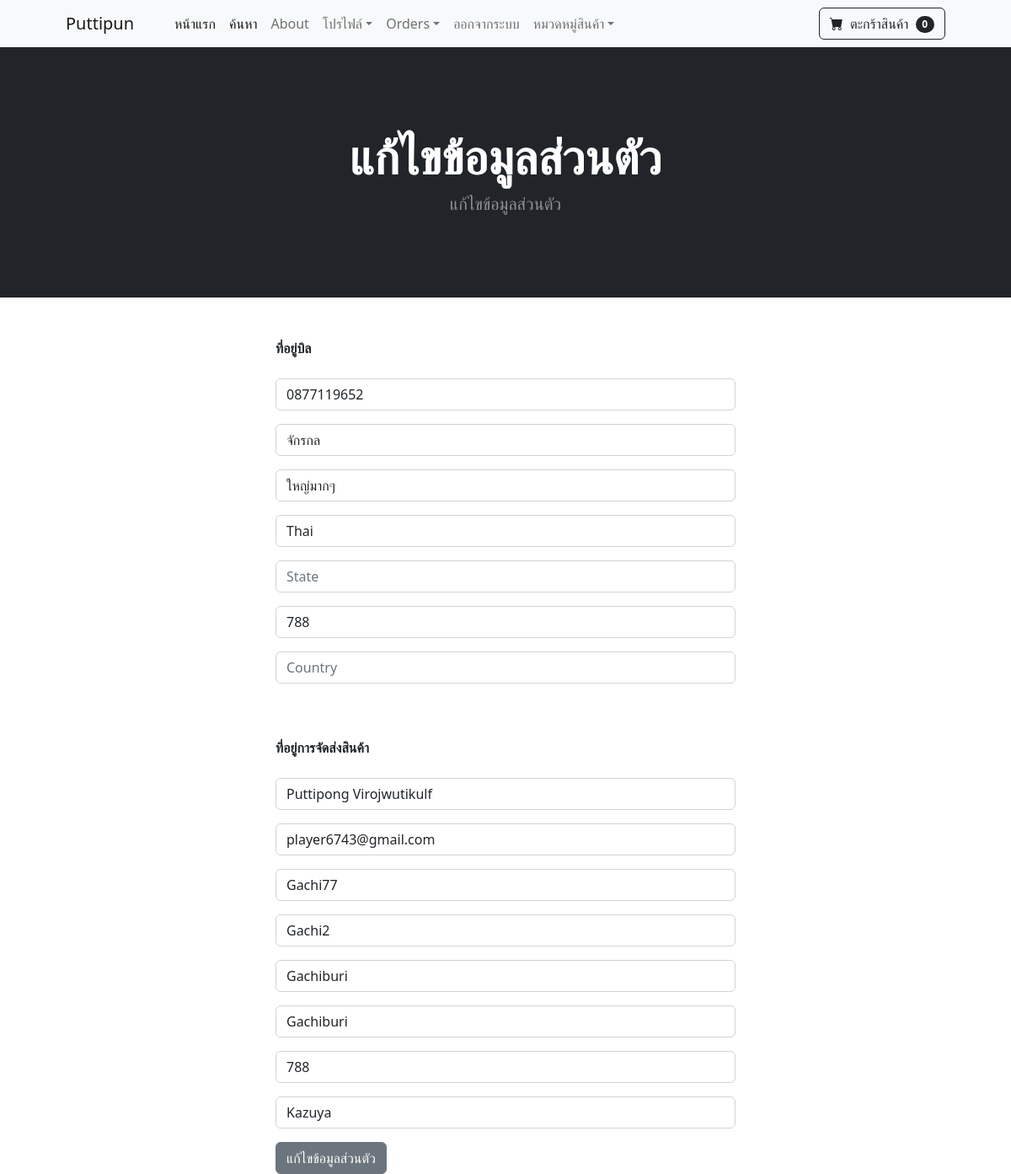
The page /update_info/ (signed in) on the database its author committed.
### store/models.py (models this page shows, shortened)
class Profile(models.Model):
    user = models.OneToOneField(User, on_delete=models.CASCADE)
    date_modified = models.DateField(User, auto_now=True)
    phone = models.CharField(max_length=20, blank=True)
    address1 = models.CharField(max_length=200, blank=True)
    address2 = models.CharField(max_length=200, blank=True)
    city = models.CharField(max_length=200, blank=True)
    state = models.CharField(max_length=200, blank=True)
    zipcode = models.CharField(max_length=200, blank=True)
    country = models.CharField(max_length=200, blank=True)
    old_cart = models.CharField(max_length=200, blank=True, null=True)

### payment/models.py (models this page shows, shortened)
class ShippingAddress(models.Model):
    user = models.ForeignKey(User, on_delete=models.CASCADE, null=True, blank=True)
    shipping_full_name = models.CharField(max_length=255)
    shipping_email = models.CharField(max_length=255)
    shipping_address1 = models.CharField(max_length=255)
    shipping_address2 = models.CharField(max_length=255, null=True, blank=True)
    shipping_city = models.CharField(max_length=255)
    shipping_state = models.CharField(max_length=255, null=True, blank=True)
    shipping_zipcode = models.CharField(max_length=255)
    shipping_country = models.CharField(max_length=255)
    class Meta:
        verbose_name_plural = 'Shipping Address'

### store/views.py (the view)
# urls.py: path('update_info/', views.update_info, name='update_info'),
def update_info(request):
    if request.user.is_authenticated:
        current_user = Profile.objects.get(user__id=request.user.id)
        shipping_user = ShippingAddress.objects.get(user__id=request.user.id)
        form = UserInfoForm(request.POST or None, instance=current_user)
        shipping_form = ShippingForm(request.POST or None, instance=shipping_user)
        if form.is_valid() or shipping_form.is_valid():
            form.save()
            shipping_form.save()
            messages.success(request, 'แก้ไขข้อมูลส่วนตัวสำเร็จ')
            return redirect('home')
        return render(request, 'update_info.html',{'form':form, 'shipping_form':shipping_form})
    else:
        messages.success(request, 'กรุณาเข้าสู่ระบบก่อน')
        return redirect('home')

### store/forms.py
class UserInfoForm(forms.ModelForm):
    phone = forms.CharField(label='', widget=forms.TextInput(attrs={'class':'form-control', 'placeholder':'Phone'}), required=False)
    address1 = forms.CharField(label='', widget=forms.TextInput(attrs={'class':'form-control', 'placeholder':'Address 1'}), required=False)
    address2 = forms.CharField(label='', widget=forms.TextInput(attrs={'class':'form-control', 'placeholder':'Address 2'}), required=False)
    city = forms.CharField(label='', widget=forms.TextInput(attrs={'class':'form-control', 'placeholder':'City'}), required=False)
    state = forms.CharField(label='', widget=forms.TextInput(attrs={'class':'form-control', 'placeholder':'State'}), required=False)
    zipcode = forms.CharField(label='', widget=forms.TextInput(attrs={'class':'form-control', 'placeholder':'Zipcode'}), required=False)
    country = forms.CharField(label='', widget=forms.TextInput(attrs={'class':'form-control', 'placeholder':'Country'}), required=False)
    class Meta:
        model = Profile
        fields = ('phone', 'address1', 'address2', 'city', 'state', 'zipcode', 'country', )

### cart/cart.py (called while the page is built)
    def __len__(self):
        return len(self.cart)

### cart/context_processors.py (called while the page is built)
def cart(request):
    return {'cart':Cart(request)}

### store/templates/update_info.html (shortened to what this page needs)
{% extends "base.html" %}
{% block content %}
    <header class="bg-dark py-5">
        <div class="container px-4 px-lg-5 my-5">
            <div class="text-center text-white">
                <h1 class="display-4 fw-bolder">แก้ไขข้อมูลส่วนตัว</h1>
                <p class="lead fw-normal text-white-50 mb-0">แก้ไขข้อมูลส่วนตัว</p>
            </div>
        </div>
    </header>
    <div class="container">
        <div class="row">
            <div class="col-md-6 offset-md-3">
                <br><br>
                <strong>ที่อยู่บิล</strong>
                <br><br>
                <form method='POST' action={% url "update_info" %}>
                    {{ form.as_p }}
                    <br><br>
                    <strong>ที่อยู่การจัดส่งสินค้า</strong>
                    <br><br>
                    {{ shipping_form.as_p }}
                    <button type='submit' class='btn btn-secondary'>แก้ไขข้อมูลส่วนตัว</button>
            </div>
        </div>
    </div>
{% endblock content %}

### rows shown on the page
Profile: phone "0877119652", address1 "จักรกล", address2 "ใหญ่มากๆ", city "Thai", zipcode "788"
ShippingAddress: shipping_full_name "Puttipong Virojwutikulf", shipping_email "player6743@gmail.com", shipping_address1 "Gachi77", shipping_address2 "Gachi2", shipping_city "Gachiburi", shipping_state "Gachiburi", shipping_zipcode "788", shipping_country "Kazuya"

### other values the page prints
{{ cart|length }} "0"
